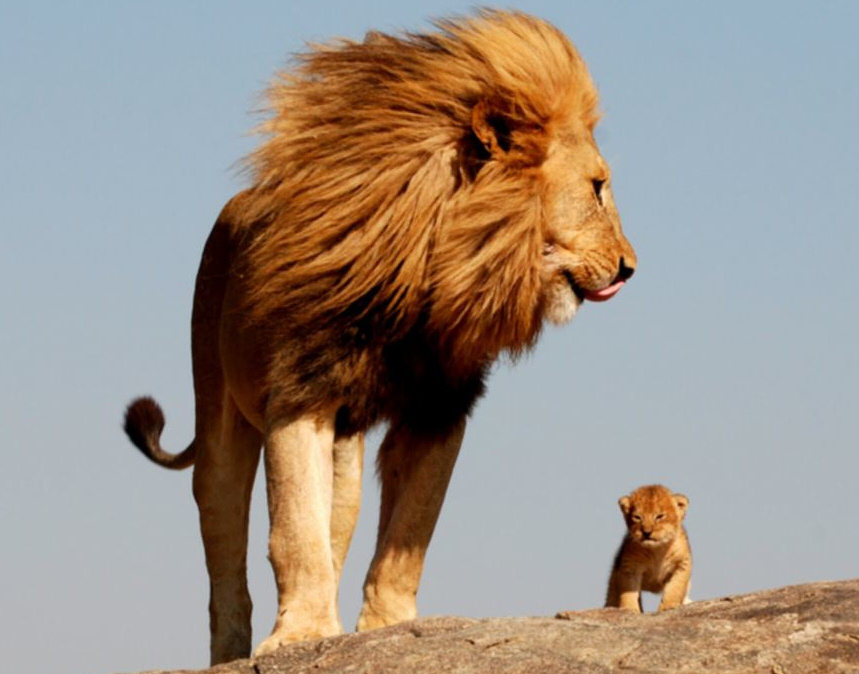
#> input picture lion.jpg, 859 x 674 px
$ python 6.py   (Python 2 division)
#> lines starting #> are read from the running program, lines starting #| are printed output that depends on the picture
""" print the image position """

import numpy
import cv2

img=cv2.imread('lion.jpg')
#> img is the input picture: shape (674, 859, 3); mean B, G, R 135.7, 146.2, 157.9
print img.shape
#| (674, 859, 3)
h,w,c=img.shape
#> h = 674; w = 859; c = 3
lt=img[:,(w/2):,1:2]
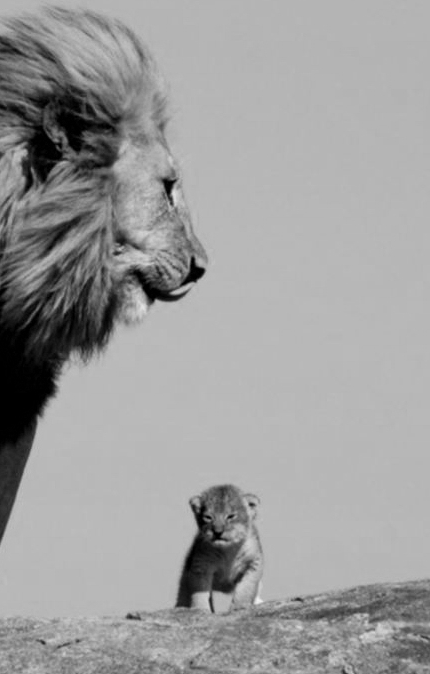
#> lt: shape (674, 430, 1); min 0, max 240, mean 157.2

cv2.imshow('LION',lt)

cv2.waitKey(0)
cv2.destroyAllWindows()
